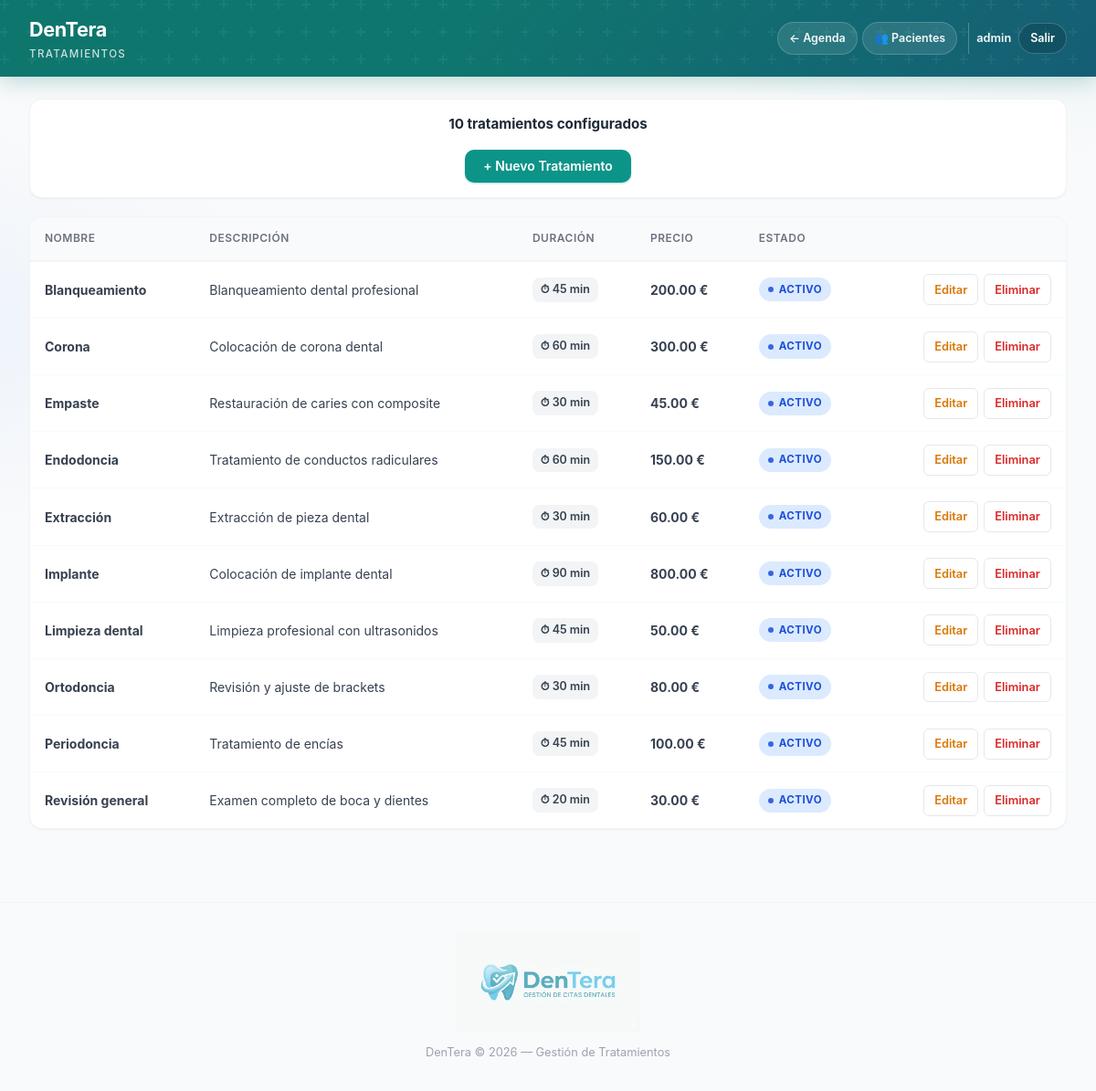
The page /tratamientos.php (signed in) on the database its author committed.
### tables this page shows
CREATE TABLE IF NOT EXISTS tratamientos (
    id INT AUTO_INCREMENT PRIMARY KEY,
    nombre VARCHAR(100) NOT NULL UNIQUE,
    descripcion VARCHAR(255) DEFAULT '',
    duracion INT DEFAULT 30,
    precio DECIMAL(8,2) DEFAULT 0.00,
    activo TINYINT(1) DEFAULT 1,
    usuario_id INT NULL,
    creado TIMESTAMP DEFAULT CURRENT_TIMESTAMP,
    INDEX idx_trat_usuario (usuario_id),
    FOREIGN KEY (usuario_id) REFERENCES usuarios(id) ON DELETE SET NULL
);

### tratamientos.php (the view, shortened to what this page needs)
<?php
require_once 'config.php';
$stmt = $pdo->query("SELECT * FROM tratamientos ORDER BY nombre ASC");
$tratamientos = $stmt->fetchAll();
$editando = null;
?>
<!DOCTYPE html>
<html lang="es">
<head>
    <link rel="stylesheet" href="estilos.css">
</head>
<body>
<?php
require __DIR__ . '/inc/header.php';
?>
<main class="container">
    <?php if ($editando): ?>
    <div class="form-page">
        <div class="form-card">
            <div class="form-header">
                <div class="form-header-icon">&#x270F;</div>
                <h2>Editar Tratamiento</h2>
            </div>
            <form method="POST" action="tratamientos.php?accion=editar">
                <div class="form-body">
                    <input type="hidden" name="id" value="<?= $editando['id'] ?>">
                    <div class="form-group">
                        <label for="nombre">Nombre <span class="required">*</span></label>
                        <input type="text" id="nombre" name="nombre" required value="<?= htmlspecialchars($editando['nombre']) ?>">
                    </div>
                    <div class="form-group">
                        <label for="descripcion">Descripción</label>
                        <textarea id="descripcion" name="descripcion" rows="2"><?= htmlspecialchars($editando['descripcion']) ?></textarea>
                    </div>
                    <div class="form-row">
                        <div class="form-group">
                            <label for="duracion">Duración (minutos)</label>
                            <input type="number" id="duracion" name="duracion" min="5" max="480" step="5" value="<?= (int)$editando['duracion'] ?>">
                        </div>
                        <div class="form-group">
                            <label for="precio">Precio (€)</label>
                            <input type="number" id="precio" name="precio" min="0" step="0.01" value="<?= number_format($editando['precio'], 2, '.', '') ?>">
                        </div>
                    </div>
                    <div class="form-check">
                        <input type="checkbox" id="activo" name="activo" value="1" <?= $editando['activo'] ? 'checked' : '' ?>>
                        <label for="activo">Activo</label>
                    </div>
                </div>
                <div class="form-footer">
                    <a href="tratamientos.php" class="btn btn-outline">Cancelar</a>
                    <button type="submit" class="btn btn-primary">Guardar Cambios</button>
                </div>
            </form>
        </div>
    </div>
    <?php else: ?>
    <div class="toolbar toolbar--split">
        <span class="toolbar-title"><?= count($tratamientos) ?> tratamientos configurados</span>
        <button class="btn btn-primary" onclick="document.getElementById('modal-nuevo').style.display='flex'">+ Nuevo Tratamiento</button>
    </div>
    <div class="table-wrapper">
        <?php if (count($tratamientos) === 0): ?>
            <div class="empty">
                <div class="empty-icon">&#x1F48A;</div>
                <h3>No hay tratamientos configurados</h3>
                <p>Añade el primer tratamiento para poder asignarlo a las citas.</p>
            </div>
        <?php else: ?>
            <table>
                <thead>
                    <tr>
                        <th>Nombre</th>
                        <th class="hide-mobile">Descripción</th>
                        <th>Duración</th>
                        <th>Precio</th>
                        <th>Estado</th>
                        <th></th>
                    </tr>
                </thead>
                <tbody>
                    <?php foreach ($tratamientos as $t): ?>
                    <tr style="<?= !$t['activo'] ? 'opacity:0.5' : '' ?>">
                        <td><strong><?= htmlspecialchars($t['nombre']) ?></strong></td>
                        <td class="hide-mobile"><?= htmlspecialchars(mb_strlen($t['descripcion']) > 60 ? mb_substr($t['descripcion'], 0, 60) . '...' : $t['descripcion']) ?></td>
                        <td><span class="time-badge">&#x23F1; <?= $t['duracion'] ?> min</span></td>
                        <td><strong><?= number_format($t['precio'], 2) ?> €</strong></td>
                        <td>
                            <a href="tratamientos.php?accion=toggle&id=<?= $t['id'] ?>" class="badge <?= $t['activo'] ? 'badge-confirmada' : 'badge-cancelada' ?>" style="text-decoration:none">
                                <span class="badge-dot"></span>
                                <?= $t['activo'] ? 'Activo' : 'Inactivo' ?>
                            </a>
                        </td>
                        <td>
                            <div class="actions">
                                <a href="tratamientos.php?accion=editar&id=<?= $t['id'] ?>" class="btn btn-warning btn-sm">Editar</a>
                                <a href="tratamientos.php?accion=eliminar&id=<?= $t['id'] ?>" class="btn btn-danger btn-sm"
                                   onclick="return confirm('¿Eliminar el tratamiento «<?= htmlspecialchars(addslashes($t['nombre'])) ?>»?')">Eliminar</a>
                            </div>
                        </td>
                    </tr>
                    <?php endforeach; ?>
                </tbody>
            </table>
        <?php endif; ?>
    </div>
    <?php endif; ?>
</main>
<?php
require __DIR__ . '/inc/footer.php';
?>
</body>
</html>

### estilos.css (style rules this page uses)
:root { --primary: #0d9488; --primary-dark: #0f766e; --primary-light: #ccfbf1; --success: #059669; --success-bg: #d1fae5; --warning: #d97706; --warning-bg: #fef3c7; --danger: #dc2626; --danger-bg: #fee2e2; --info: #0891b2; --info-bg: #cffafe; --gray-50: #f9fafb; --gray-100: #f3f4f6; --gray-200: #e5e7eb; --gray-300: #d1d5db; --gray-400: #9ca3af; --gray-500: #6b7280; --gray-600: #4b5563; --gray-700: #374151; --gray-800: #1f2937; --gray-900: #111827; --surface: #ffffff; --surface-elevated: #fafafa; --header-mid: #0f766e; --radius: 14px; --radius-sm: 10px; --radius-lg: 20px; --shadow-sm: 0 1px 2px rgba(0,0,0,0.05); --shadow: 0 1px 3px rgba(0,0,0,0.1), 0 1px 2px rgba(0,0,0,0.06); --shadow-md: 0 4px 6px -1px rgba(0,0,0,0.1), 0 2px 4px -2px rgba(0,0,0,0.1); --shadow-lg: 0 10px 15px -3px rgba(0,0,0,0.1), 0 4px 6px -4px rgba(0,0,0,0.1); --transition: all 0.2s ease; }
* { margin: 0; padding: 0; box-sizing: border-box; }
body { font-family: 'Inter', -apple-system, BlinkMacSystemFont, 'Segoe UI', Roboto, sans-serif; background: radial-gradient(1200px 600px at 100% -10%, rgba(13, 148, 136, 0.08), transparent 50%), radial-gradient(900px 500px at -5% 30%, rgba(59, 130, 246, 0.06), transparent 45%), var(--gray-50); color: var(--gray-800); min-height: 100vh; line-height: 1.5; -webkit-font-smoothing: antialiased; }
.container { max-width: 1400px; margin: 0 auto; padding: 1.5rem 2rem 3rem; }
.toolbar { background: #fff; padding: 1rem 1.25rem; border-radius: var(--radius); box-shadow: var(--shadow-sm); border: 1px solid var(--gray-100); margin-bottom: 1.25rem; display: flex; flex-direction: column; gap: 0.75rem; }
.btn { display: inline-flex; align-items: center; justify-content: center; gap: 0.4rem; padding: 0.6rem 1.25rem; border-radius: var(--radius-sm); font-size: 0.875rem; font-weight: 600; text-decoration: none; border: none; cursor: pointer; transition: var(--transition); white-space: nowrap; font-family: inherit; position: relative; overflow: hidden; }
.btn-primary { background: var(--primary); color: #fff; box-shadow: 0 1px 2px rgba(13, 148, 136, 0.35); }
.btn-danger { background: #fff; color: var(--danger); border: 1px solid var(--gray-200); }
.btn-warning { background: #fff; color: var(--warning); border: 1px solid var(--gray-200); }
.btn-sm { padding: 0.4rem 0.7rem; font-size: 0.8rem; border-radius: 6px; }
.table-wrapper { background: #fff; border-radius: var(--radius); box-shadow: var(--shadow-sm); border: 1px solid var(--gray-100); overflow: hidden; }
table { width: 100%; border-collapse: collapse; }
thead { background: var(--gray-50); border-bottom: 2px solid var(--gray-100); }
th { padding: 0.9rem 1rem; text-align: left; font-weight: 600; font-size: 0.75rem; text-transform: uppercase; letter-spacing: 0.5px; color: var(--gray-500); user-select: none; }
td { padding: 0.85rem 1rem; border-bottom: 1px solid var(--gray-50); font-size: 0.875rem; vertical-align: middle; color: var(--gray-700); }
tbody tr { transition: var(--transition); }
tbody tr:last-child td { border-bottom: none; }
.badge { display: inline-flex; align-items: center; gap: 0.35rem; padding: 0.28rem 0.65rem; border-radius: 999px; font-size: 0.72rem; font-weight: 700; text-transform: uppercase; letter-spacing: 0.04em; }
.badge-dot { width: 6px; height: 6px; border-radius: 50%; background: currentColor; opacity: 0.85; }
.badge-confirmada { background: #dbeafe; color: #1d4ed8; }
.time-badge { display: inline-flex; align-items: center; gap: 0.25rem; padding: 0.25rem 0.55rem; background: var(--gray-100); border-radius: 8px; font-size: 0.78rem; font-weight: 600; color: var(--gray-700); }
.actions { display: flex; flex-wrap: wrap; gap: 0.35rem; justify-content: flex-end; }
.toolbar--split { display: flex; flex-wrap: wrap; align-items: center; justify-content: space-between; gap: 1rem; }
.toolbar-title { font-weight: 700; font-size: 0.95rem; color: var(--gray-800); }
.container > * { animation: fadeIn 0.3s ease both; }
.container > *:nth-child(2) { animation-delay: 0.05s; }

### rows shown on the page
tratamientos: nombre "Blanqueamiento", descripcion "Blanqueamiento dental profesional", duracion "45", precio "200.00", activo "ACTIVO"
tratamientos: nombre "Corona", descripcion "Colocación de corona dental", duracion "60", precio "300.00", activo "ACTIVO"
tratamientos: nombre "Empaste", descripcion "Restauración de caries con composite", duracion "30", precio "45.00", activo "ACTIVO"
tratamientos: nombre "Endodoncia", descripcion "Tratamiento de conductos radiculares", duracion "60", precio "150.00", activo "ACTIVO"
tratamientos: nombre "Extracción", descripcion "Extracción de pieza dental", duracion "30", precio "60.00", activo "ACTIVO"
tratamientos: nombre "Implante", descripcion "Colocación de implante dental", duracion "90", precio "800.00", activo "ACTIVO"
tratamientos: nombre "Limpieza dental", descripcion "Limpieza profesional con ultrasonidos", duracion "45", precio "50.00", activo "ACTIVO"
tratamientos: nombre "Ortodoncia", descripcion "Revisión y ajuste de brackets", duracion "30", precio "80.00", activo "ACTIVO"
tratamientos: nombre "Periodoncia", descripcion "Tratamiento de encías", duracion "45", precio "100.00", activo "ACTIVO"
tratamientos: nombre "Revisión general", descripcion "Examen completo de boca y dientes", duracion "20", precio "30.00", activo "ACTIVO"

### other values the page prints
$header_tagline "TRATAMIENTOS"
$nombreUsuario "admin"
count($tratamientos) "10"
$footer_subtitulo "Gestión de Tratamientos"
